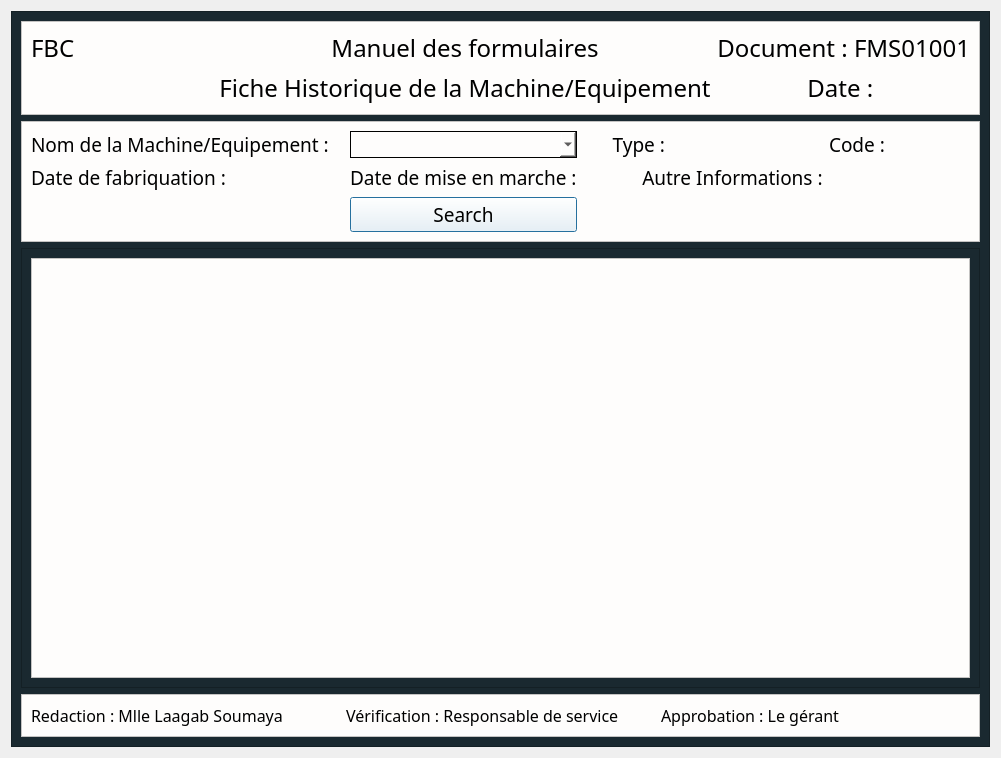
<?xml version="1.0" encoding="UTF-8"?>
<ui version="4.0">
 <class>Dialog</class>
 <widget class="QDialog" name="Dialog">
  <property name="geometry">
   <rect>
    <x>0</x>
    <y>0</y>
    <width>1001</width>
    <height>758</height>
   </rect>
  </property>
  <property name="windowTitle">
   <string>Dialog</string>
  </property>
  <layout class="QVBoxLayout" name="verticalLayout">
   <item>
    <widget class="QFrame" name="frame">
     <property name="styleSheet">
      <string notr="true">background-color: #1A2930;</string>
     </property>
     <property name="frameShape">
      <enum>QFrame::StyledPanel</enum>
     </property>
     <property name="frameShadow">
      <enum>QFrame::Raised</enum>
     </property>
     <layout class="QVBoxLayout" name="verticalLayout_2" stretch="0,0,3,0">
      <item>
       <widget class="QFrame" name="frame_5">
        <property name="styleSheet">
         <string notr="true">background-color : #FEFDFC;</string>
        </property>
        <property name="frameShape">
         <enum>QFrame::StyledPanel</enum>
        </property>
        <property name="frameShadow">
         <enum>QFrame::Raised</enum>
        </property>
        <layout class="QGridLayout" name="gridLayout">
         <item row="0" column="0">
          <widget class="QLabel" name="label">
           <property name="font">
            <font>
             <family>Modern No. 20</family>
             <pointsize>18</pointsize>
            </font>
           </property>
           <property name="text">
            <string>FBC</string>
           </property>
          </widget>
         </item>
         <item row="0" column="1">
          <widget class="QLabel" name="label_2">
           <property name="font">
            <font>
             <family>Modern No. 20</family>
             <pointsize>18</pointsize>
            </font>
           </property>
           <property name="text">
            <string>Manuel des formulaires</string>
           </property>
           <property name="alignment">
            <set>Qt::AlignCenter</set>
           </property>
          </widget>
         </item>
         <item row="0" column="2">
          <widget class="QLabel" name="label_3">
           <property name="font">
            <font>
             <family>Modern No. 20</family>
             <pointsize>18</pointsize>
            </font>
           </property>
           <property name="text">
            <string>Document : FMS01001</string>
           </property>
           <property name="alignment">
            <set>Qt::AlignRight|Qt::AlignTrailing|Qt::AlignVCenter</set>
           </property>
          </widget>
         </item>
         <item row="1" column="2">
          <widget class="QLabel" name="label_5">
           <property name="font">
            <font>
             <family>Modern No. 20</family>
             <pointsize>18</pointsize>
            </font>
           </property>
           <property name="text">
            <string>Date : </string>
           </property>
           <property name="alignment">
            <set>Qt::AlignCenter</set>
           </property>
          </widget>
         </item>
         <item row="1" column="1">
          <widget class="QLabel" name="label_4">
           <property name="font">
            <font>
             <family>Modern No. 20</family>
             <pointsize>18</pointsize>
            </font>
           </property>
           <property name="text">
            <string>Fiche Historique de la Machine/Equipement</string>
           </property>
           <property name="alignment">
            <set>Qt::AlignCenter</set>
           </property>
          </widget>
         </item>
        </layout>
       </widget>
      </item>
      <item>
       <widget class="QFrame" name="frame_4">
        <property name="styleSheet">
         <string notr="true">background-color : #FEFDFC;</string>
        </property>
        <property name="frameShape">
         <enum>QFrame::StyledPanel</enum>
        </property>
        <property name="frameShadow">
         <enum>QFrame::Raised</enum>
        </property>
        <layout class="QGridLayout" name="gridLayout_2">
         <item row="1" column="1">
          <widget class="QLabel" name="label_10">
           <property name="font">
            <font>
             <family>Modern No. 20</family>
             <pointsize>14</pointsize>
            </font>
           </property>
           <property name="text">
            <string>Date de mise en marche :</string>
           </property>
          </widget>
         </item>
         <item row="1" column="2">
          <widget class="QLabel" name="label_11">
           <property name="font">
            <font>
             <family>Modern No. 20</family>
             <pointsize>14</pointsize>
            </font>
           </property>
           <property name="text">
            <string>            Autre Informations :</string>
           </property>
          </widget>
         </item>
         <item row="0" column="1">
          <widget class="QComboBox" name="comboBox">
           <property name="font">
            <font>
             <pointsize>11</pointsize>
             <weight>75</weight>
             <bold>true</bold>
            </font>
           </property>
           <property name="styleSheet">
            <string notr="true">border: 1px solid back;height:25px;</string>
           </property>
          </widget>
         </item>
         <item row="0" column="0">
          <widget class="QLabel" name="label_6">
           <property name="font">
            <font>
             <family>Modern No. 20</family>
             <pointsize>14</pointsize>
            </font>
           </property>
           <property name="text">
            <string>Nom de la Machine/Equipement :   </string>
           </property>
          </widget>
         </item>
         <item row="1" column="0">
          <widget class="QLabel" name="label_9">
           <property name="font">
            <font>
             <family>Modern No. 20</family>
             <pointsize>14</pointsize>
            </font>
           </property>
           <property name="text">
            <string>Date de fabriquation : </string>
           </property>
          </widget>
         </item>
         <item row="0" column="2">
          <widget class="QLabel" name="label_7">
           <property name="font">
            <font>
             <family>Modern No. 20</family>
             <pointsize>14</pointsize>
            </font>
           </property>
           <property name="text">
            <string>      Type :</string>
           </property>
          </widget>
         </item>
         <item row="0" column="3">
          <widget class="QLabel" name="label_8">
           <property name="font">
            <font>
             <family>Modern No. 20</family>
             <pointsize>14</pointsize>
            </font>
           </property>
           <property name="text">
            <string>Code :</string>
           </property>
          </widget>
         </item>
         <item row="2" column="1">
          <widget class="QPushButton" name="pushButton">
           <property name="font">
            <font>
             <family>Modern No. 20</family>
             <pointsize>14</pointsize>
            </font>
           </property>
           <property name="cursor">
            <cursorShape>PointingHandCursor</cursorShape>
           </property>
           <property name="styleSheet">
            <string notr="true">QPushButton{
height : 25px;
background-color :#00A8E8;
}


QPushButton:hover{
	background-color: rgb(0, 92, 157);
};</string>
           </property>
           <property name="text">
            <string>Search</string>
           </property>
          </widget>
         </item>
        </layout>
       </widget>
      </item>
      <item>
       <widget class="QFrame" name="frame_3">
        <property name="frameShape">
         <enum>QFrame::StyledPanel</enum>
        </property>
        <property name="frameShadow">
         <enum>QFrame::Raised</enum>
        </property>
        <layout class="QVBoxLayout" name="verticalLayout_3">
         <item>
          <widget class="QTableView" name="tableView">
           <property name="styleSheet">
            <string notr="true">background-color : #FEFDFC;</string>
           </property>
          </widget>
         </item>
        </layout>
       </widget>
      </item>
      <item>
       <widget class="QFrame" name="frame_2">
        <property name="styleSheet">
         <string notr="true">background-color : #FEFDFC;</string>
        </property>
        <property name="frameShape">
         <enum>QFrame::StyledPanel</enum>
        </property>
        <property name="frameShadow">
         <enum>QFrame::Raised</enum>
        </property>
        <layout class="QHBoxLayout" name="horizontalLayout">
         <item>
          <widget class="QLabel" name="label_12">
           <property name="font">
            <font>
             <family>Modern No. 20</family>
             <pointsize>12</pointsize>
            </font>
           </property>
           <property name="text">
            <string>Redaction : Mlle Laagab Soumaya</string>
           </property>
          </widget>
         </item>
         <item>
          <widget class="QLabel" name="label_13">
           <property name="font">
            <font>
             <family>Modern No. 20</family>
             <pointsize>12</pointsize>
            </font>
           </property>
           <property name="text">
            <string>Vérification : Responsable de service</string>
           </property>
          </widget>
         </item>
         <item>
          <widget class="QLabel" name="label_14">
           <property name="font">
            <font>
             <family>Modern No. 20</family>
             <pointsize>12</pointsize>
            </font>
           </property>
           <property name="text">
            <string>Approbation : Le gérant</string>
           </property>
          </widget>
         </item>
        </layout>
       </widget>
      </item>
     </layout>
    </widget>
   </item>
  </layout>
 </widget>
 <resources/>
 <connections/>
</ui>
